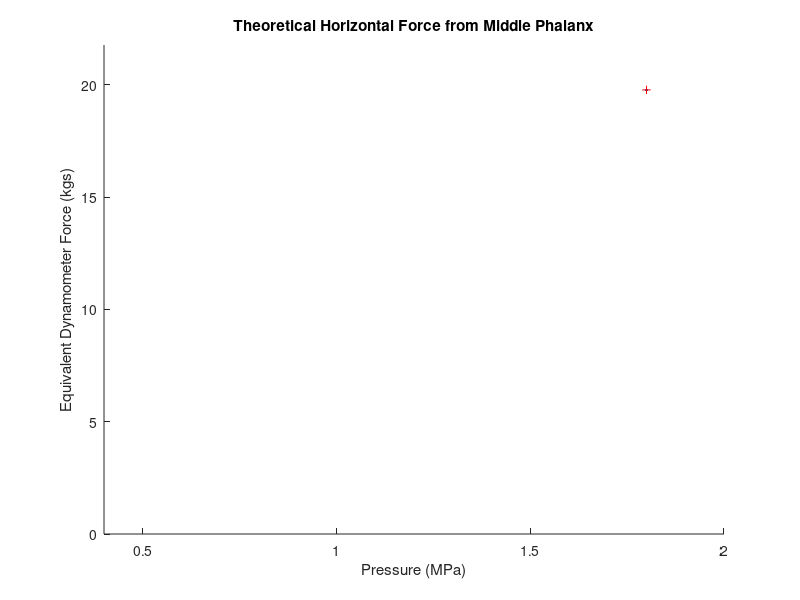

MATLAB code for this plot:
clear all
close all
clc
data = [];
pressures = [0.6 0.8 1.0 1.2 1.4 1.6 1.8]*10^6;
pressures = [1.8]*10^6;
for ll = 1:length(pressures)
    %P = 1.8*10^6; %18 bar
    P = pressures(ll);
    Acyl = (0.110 - 0.028)*(2.54^2)/10000; %Bore Area - Rod Area in m^2
    fric_coeff = 0.492;
    assumed_angle = 45; %degrees
    finger_names = {'Index' 'Middle' 'Ring' 'Pinky'};
    r_lower = [7.7700 9.6750 8.3850 8.3850]/1000;
    r_upper = [8.2500 8.2050 8.2350 7.8600]/1000;
    R_lower = [50.8950 53.9250 52.5600 50.1750]/1000;
    R_upper = [18.1050 16.8900 18.0300 21.0150]/1000;
    guide_angles = [16.6 8.3 3 0 6.3 16.7 18 26.7];
    hand_angles = [30 19.6 7 0 0 12.4 23 34];
    
    for ii = 1:length(finger_names)
        %F_Upper
        Fcyl = P*Acyl;
        Fcyl = 38.868*(P/1000000) + 0.6985;

        
        N1 = Fcyl*cosd((180-guide_angles(2*ii-1))/2); % wire guide at end of potentiometers
        N2 = Fcyl*cosd((180-hand_angles(2*ii-1))/2); % into hand
        Loss_friction = N1*fric_coeff + N2*fric_coeff;
        F_upper(ii) = Fcyl - Loss_friction;
        
        %F_Lower
        
        Fcyl = P*Acyl;
        Fcyl = 38.868*(P/1000000) + 0.6985;
        N1 = Fcyl*cosd((180-guide_angles(2*ii))/2); % wire guide at end of potentiometers
        N2 = ((Fcyl-N1*fric_coeff)*2)*cosd((180-hand_angles(2*ii))/2); % into hand
        
        F_lower(ii) = ((Fcyl-N1*fric_coeff)*2) - N2*fric_coeff;
        
        F_total(ii) = ((F_lower(ii) * r_lower(ii))/R_lower(ii)) + ((F_upper(ii) * r_upper(ii))/R_upper(ii));
        fprintf('%s finger: %fN\n',finger_names{ii},F_total(ii));
    end
    fprintf('%dPa - %fN\n',P,sum(F_total))
    data(end+1,1:2) = [P*10^-6 sum(F_total)/9.81];
end
hold on
plot(data(:,1),data(:,2))
plot(data(:,1),data(:,2),'r+')
title('Theoretical Horizontal Force from Middle Phalanx');
xlabel('Pressure (MPa)');
ylabel('Equivalent Dynamometer Force (kgs)');
axis([0.4 2 0 max(data(:,2))+2]);
